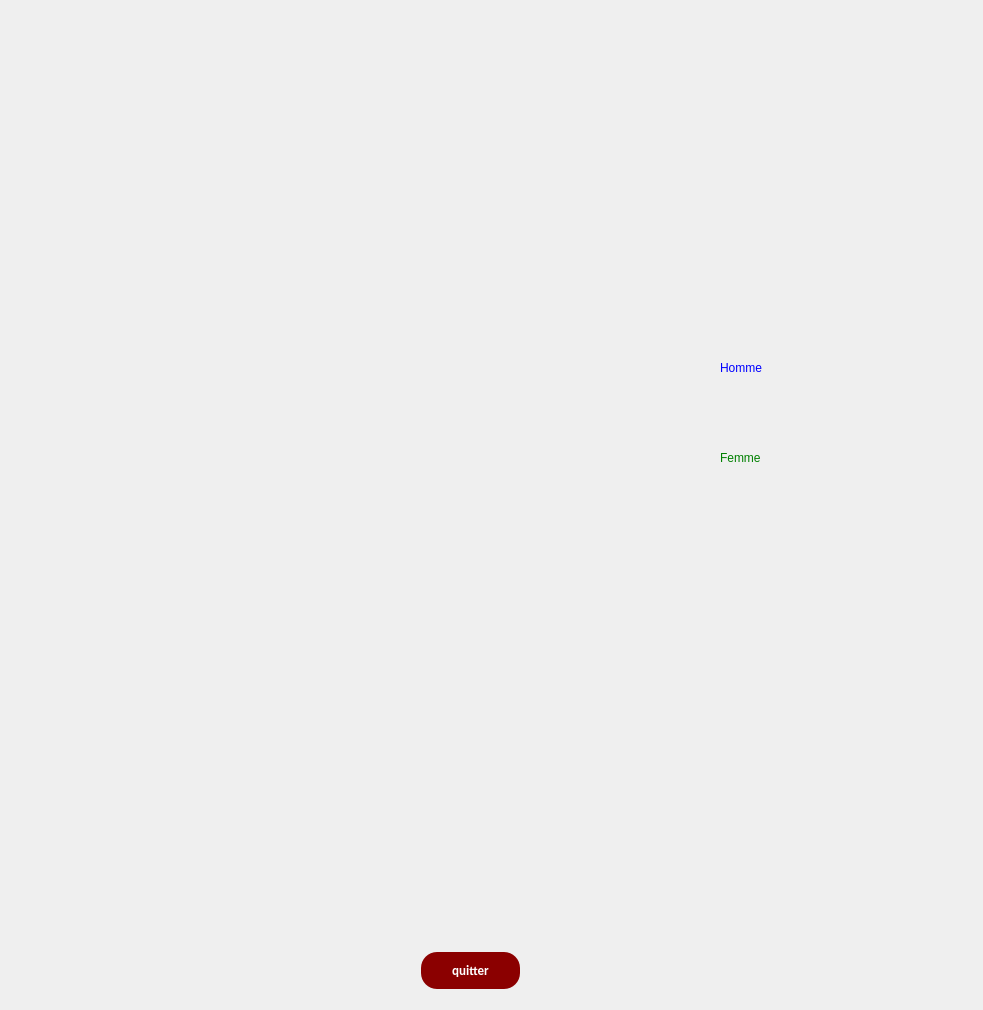
<?xml version="1.0" encoding="UTF-8"?>
<ui version="4.0">
 <class>statistiques</class>
 <widget class="QDialog" name="statistiques">
  <property name="geometry">
   <rect>
    <x>0</x>
    <y>0</y>
    <width>983</width>
    <height>1010</height>
   </rect>
  </property>
  <property name="windowTitle">
   <string>Dialog</string>
  </property>
  <widget class="QLabel" name="label">
   <property name="geometry">
    <rect>
     <x>720</x>
     <y>360</y>
     <width>56</width>
     <height>16</height>
    </rect>
   </property>
   <property name="styleSheet">
    <string notr="true">color:blue;</string>
   </property>
   <property name="text">
    <string>Homme</string>
   </property>
  </widget>
  <widget class="QLabel" name="label_2">
   <property name="geometry">
    <rect>
     <x>720</x>
     <y>450</y>
     <width>56</width>
     <height>16</height>
    </rect>
   </property>
   <property name="styleSheet">
    <string notr="true">color:green;</string>
   </property>
   <property name="text">
    <string>Femme</string>
   </property>
  </widget>
  <widget class="QPushButton" name="pushButton_11">
   <property name="geometry">
    <rect>
     <x>420</x>
     <y>950</y>
     <width>101</width>
     <height>41</height>
    </rect>
   </property>
   <property name="font">
    <font>
     <family>calibri</family>
     <pointsize>-1</pointsize>
     <weight>75</weight>
     <italic>false</italic>
     <bold>true</bold>
     <underline>false</underline>
     <strikeout>false</strikeout>
     <kerning>true</kerning>
    </font>
   </property>
   <property name="autoFillBackground">
    <bool>false</bool>
   </property>
   <property name="styleSheet">
    <string notr="true">background-color: #8B0000	;
  color: white;
  padding: 10px;
  text-align: center;
font-family:calibri;
  font-size: 13px;
  margin: 2px 1px;
  border-radius : 16px;</string>
   </property>
   <property name="text">
    <string>quitter</string>
   </property>
  </widget>
 </widget>
 <resources/>
 <connections/>
</ui>
